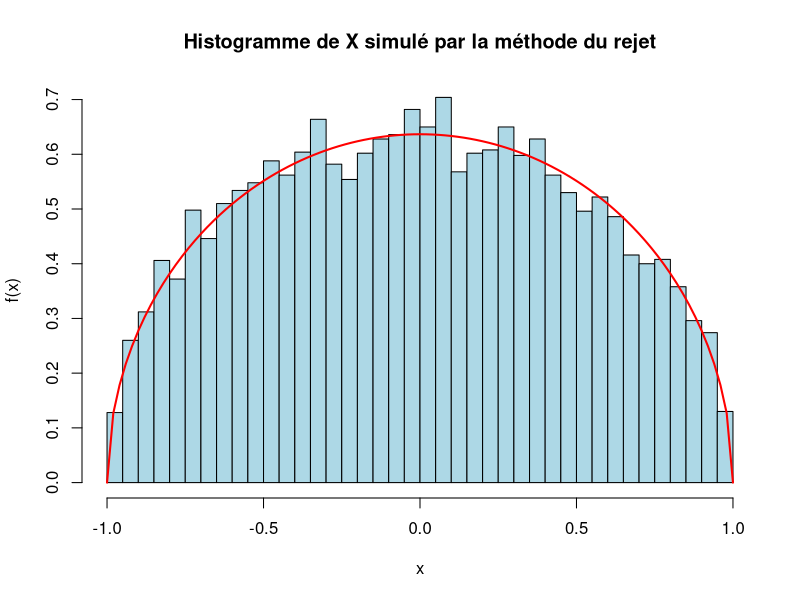

Write the R code that produced this figure.
f <- function(x){
  return((2/pi)*sqrt(1-x^2))
}

g <- function(u){
  return(1/2)
}

M <- 4/pi

accept_reject <- function(n){
  x <- numeric(n)
  for (i in 1:n){
    accept <- FALSE
    while (!accept){
      # cat("Nouvelle itération\n")
      u <- runif(1)
      y <- runif(1, -1, 1)
      accept <- (u <= f(y)/(M*g(y)))
    }
    x[i] <- y
  }
  return(x)
}

accept_reject <- function(
    n, M, # Oversampling ratio
    f, # Target density
    g  # Proposal density
){
  x <- numeric(n)
  n_acc <- 0
  while (n_acc < n) {
    intM <- ceiling((n-n_acc)*M)
    u <- runif(intM)
    y <- runif(intM, -1, 1)
    x_idx <- which(u <= f(y)/(M*g(y)))
    x[(n_acc+1):(n_acc+length(x_idx))] <- y[x_idx]
    n_acc <- n_acc + length(x_idx)
  }
  return(x)
}

hist(accept_reject(1e4, M, f, g), breaks=50, freq=FALSE, 
     col = "lightblue", xlab="x", ylab="f(x)", 
     main="Histogramme de X simulé par la méthode du rejet")
curve(expr = f(x), from = -1, to = 1, 
      col = "red", lwd = 2, add = TRUE)


